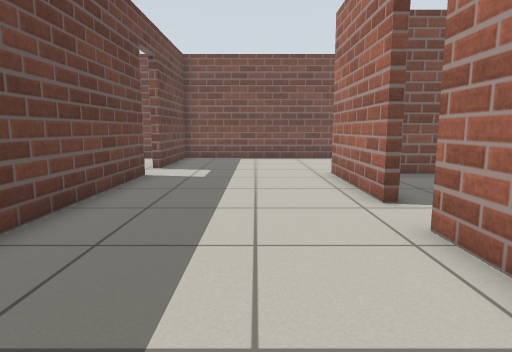
[1] (above)

21 first-person views from a walk through a world built for the Gazebo simulator. The camera is 0.72 m above the floor, tilts 8° down and sees 75° across. The floor is counted in squares, 0.5 m on a side. Each view is taken from the middle of a square. On the plan, view 1 faces up. The plan holds only what a view shows up to about 15 squares ahead; the rest is blank.

[2]
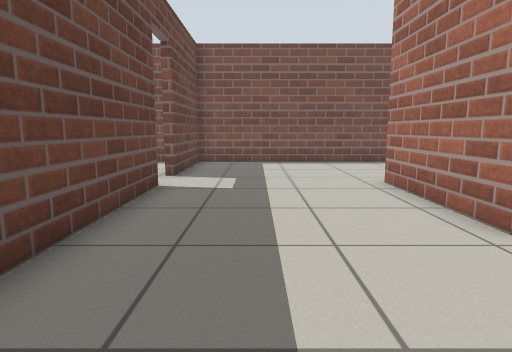

[3]
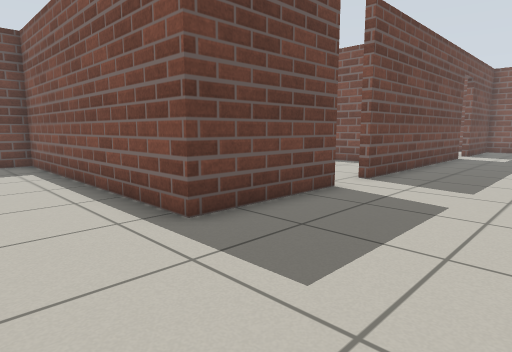

[4]
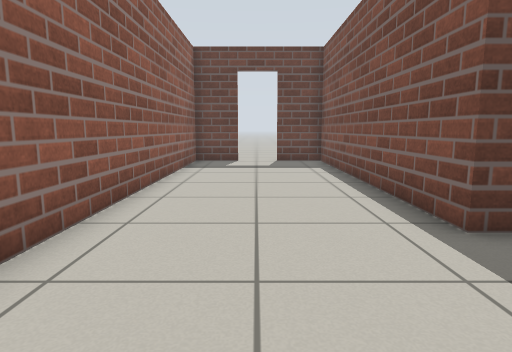

[5]
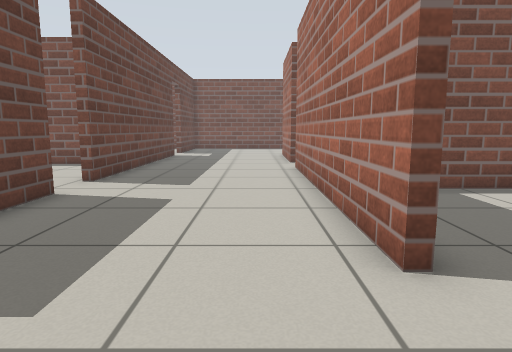

[6]
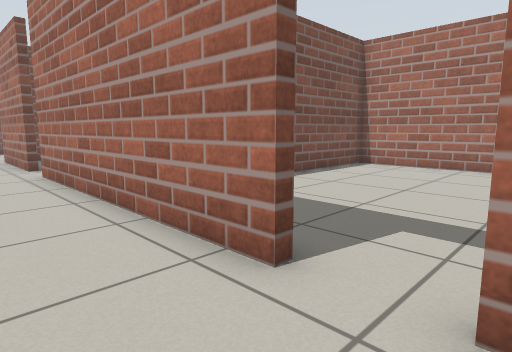

[7]
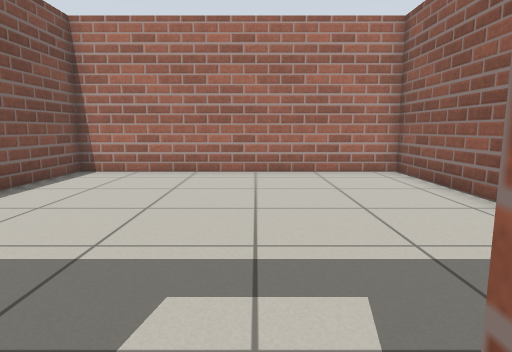

[8]
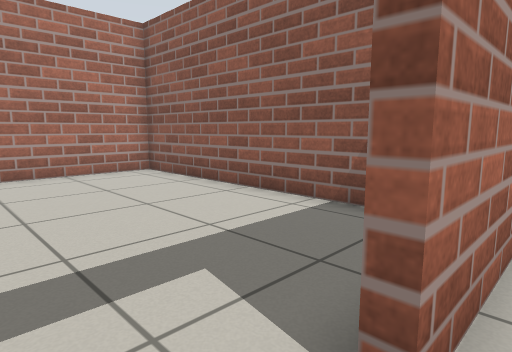

[9]
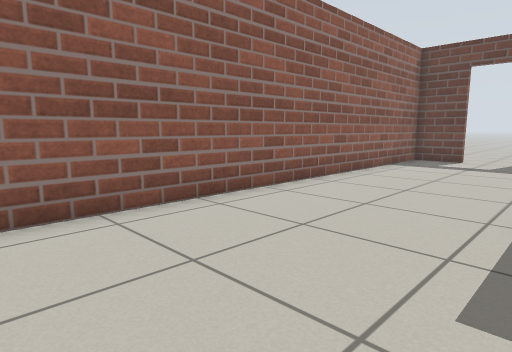

[10]
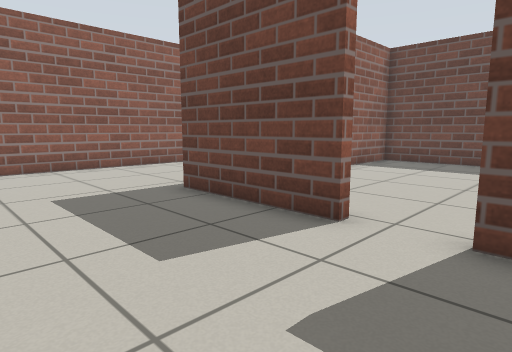

[11]
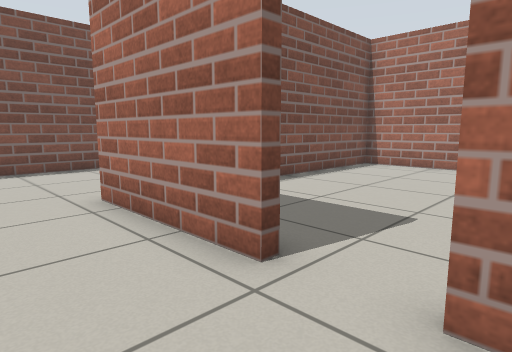

[12]
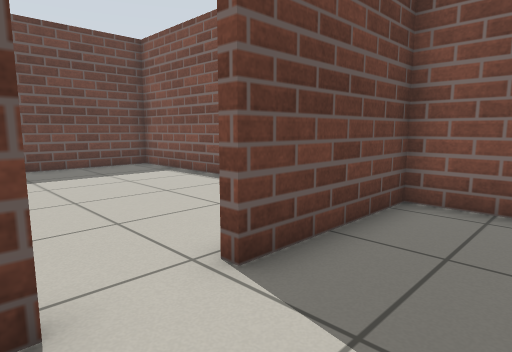

[13]
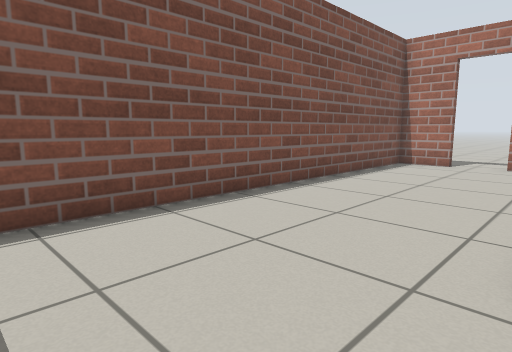

[14]
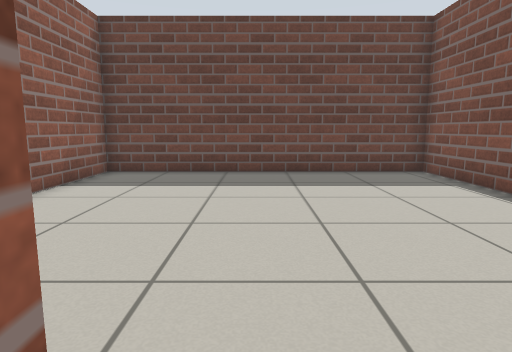

[15]
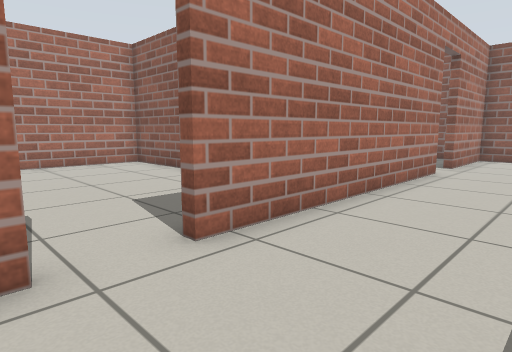

[16]
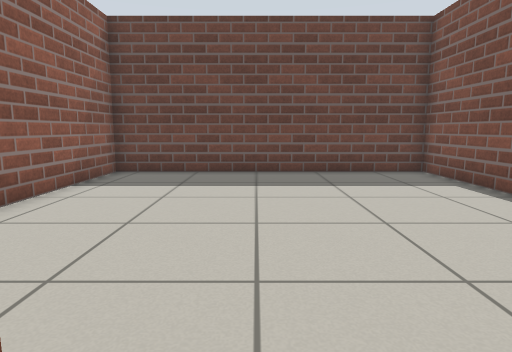

[17]
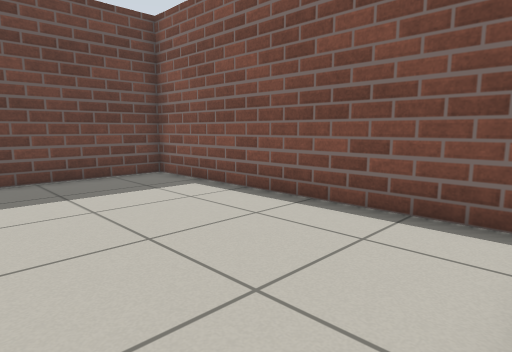

[18]
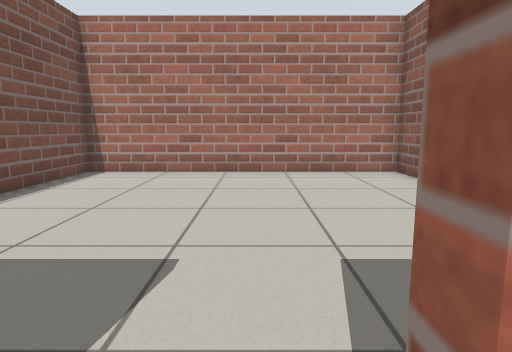

[19]
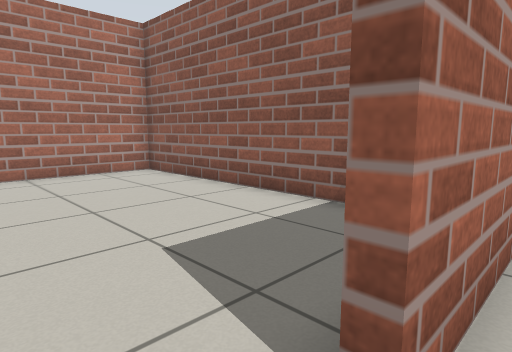

[20]
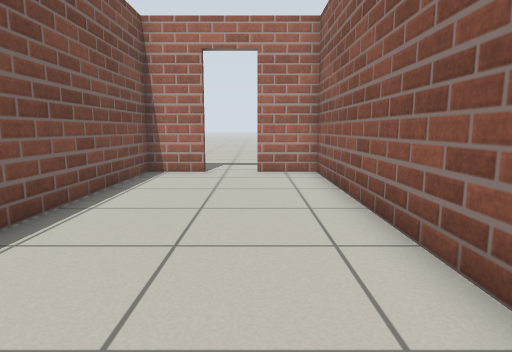

[21]
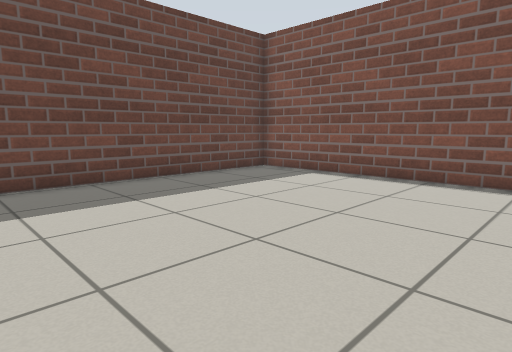

### Floor plan
Ten units are one square. View 1 is at (0, 0); x grows to the right and y downward. Boxes are objects, and circles mark ways between rooms. Rooms are numbered by the first view taken in them; rooms with no view inside come last. Other rooms are left out.
<svg viewBox="-147 -172 284 284">
<path fill="none" stroke="#000" d="M-35 6 -35 50 -142 50 -142 71M29 -64 25 -64 25 -110M-35 -105 -35 -11 -39 -11M25 48 25 -46 29 -46M45 -110 132 -110 132 -130M-142 88 -142 107 25 107 25 66M132 -146 132 -167 -35 -167 -35 -123M-50 -167 -142 -167 -142 -60 -104 -60M72 0 54 0M48 107 132 107 132 0 88 0M59 -107 36 -107M52 -3 132 -3 132 -107 76 -107M-46 -57 -142 -57 -142 47 -90 47"/>
<circle cx="-40" cy="-115" r="3" fill="#2a7"/>
<circle cx="30" cy="55" r="3" fill="#2a7"/>
<circle cx="25" cy="-55" r="3" fill="#2a7"/>
<circle cx="-40" cy="-5" r="3" fill="#2a7"/>
<text x="-10" y="-30">1</text>
<text x="-90" y="-120">2</text>
<text x="80" y="50">3</text>
<text x="80" y="-60">4</text>
<text x="-90" y="-10">5</text>
</svg>
Room 1 opens to room 2. Room 1 opens to room 3. Room 1 opens to room 4. Room 1 opens to room 5.

Where each view was taken, in squares from view 1:
view 1: 0 up, 0 right, facing up
view 2: 2 up, 1 left, facing up
view 3: 8 down, 1 right, facing up-left
view 4: 8 down, 1 right, facing left
view 5: 8 down, 1 right, facing up
view 6: 7 down, 0 right, facing up-right
view 7: 6 down, 2 right, facing right
view 8: 5 down, 2 right, facing down-right
view 9: 5 down, 2 right, facing down-left
view 10: 2 up, 1 right, facing down-left
view 11: 4 up, 0 right, facing up-right
view 12: 10 up, 1 left, facing up-left
view 13: 11 up, 1 left, facing up-right
view 14: 11 up, 3 left, facing left
view 15: 7 up, 1 left, facing down-right
view 16: 0 up, 3 left, facing left
view 17: 0 up, 4 left, facing up-left
view 18: 5 up, 2 right, facing right
view 19: 6 up, 2 right, facing down-right
view 20: 13 up, 2 right, facing right
view 21: 7 up, 5 left, facing up-left
